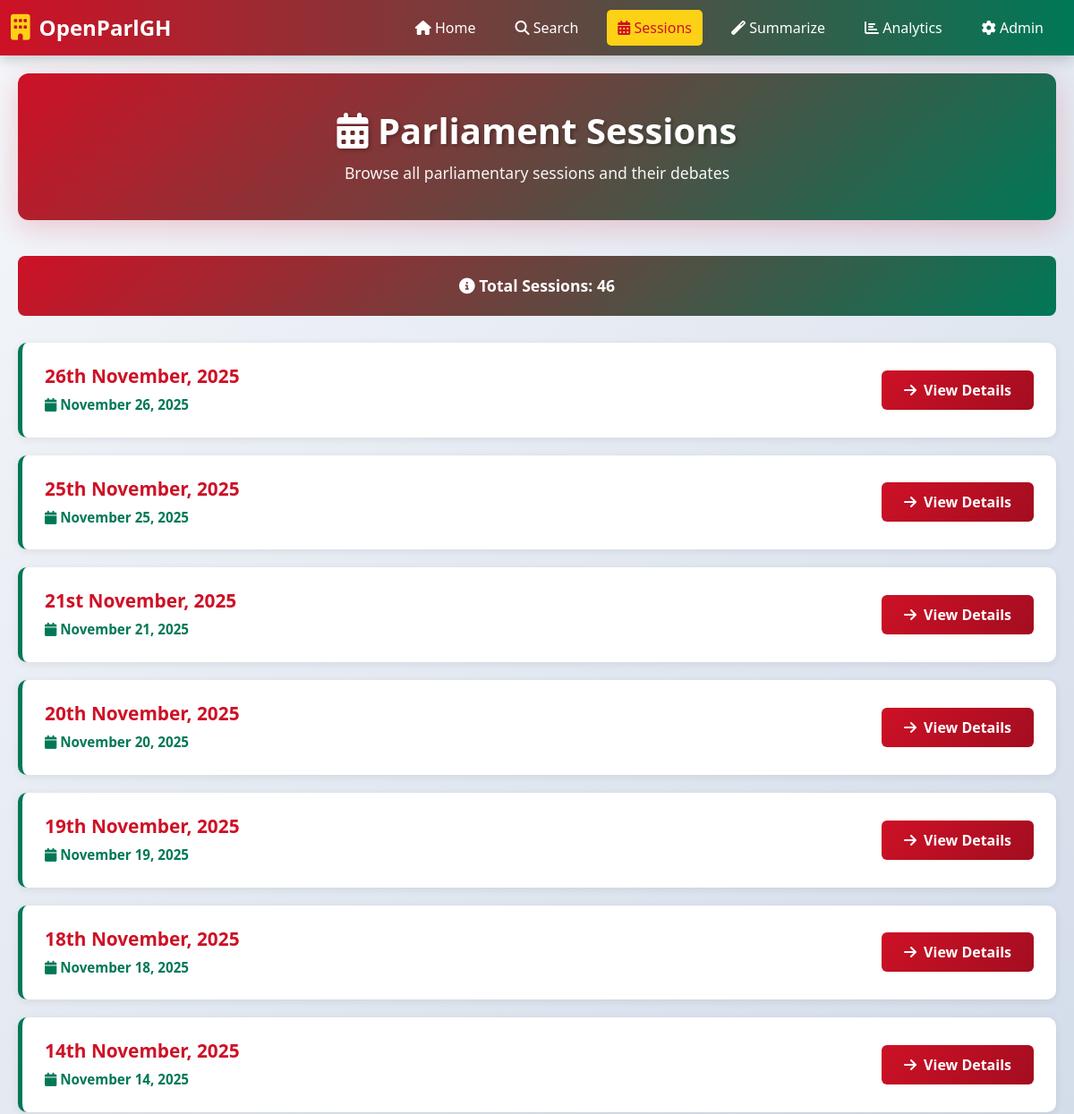
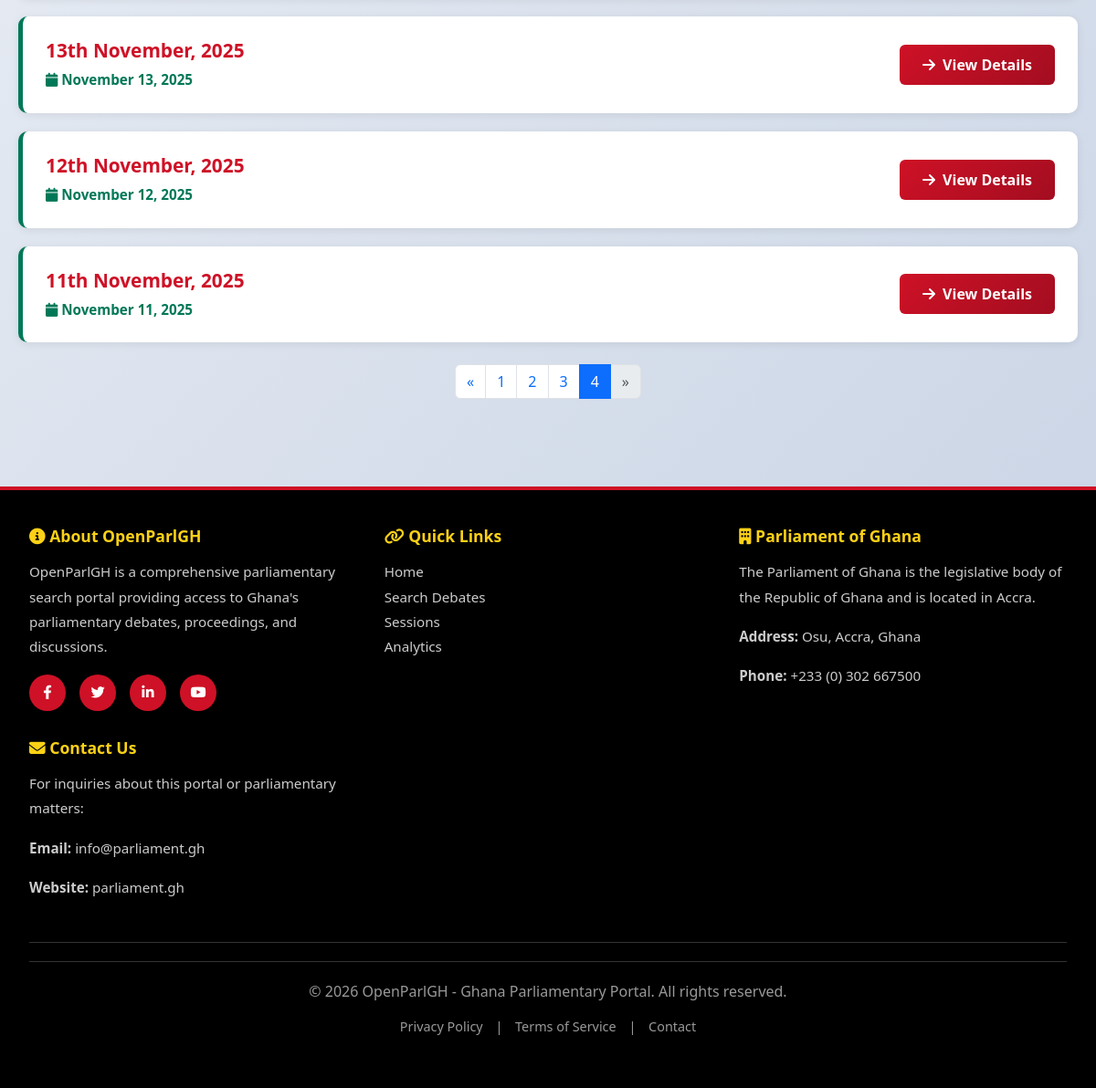
Screenshot of /sessions/?page=4 with the database file from the repository (2 pictures, top to bottom).
### app/models.py (models this page shows, shortened)
class Session(models.Model):
    parliament_number = models.IntegerField(null=True, blank=True)
    meeting_number = models.IntegerField(null=True, blank=True)
    sitting_date = models.DateField()
    title = models.CharField(max_length=255)  # e.g. "21 November, 2025"
    pdf_file = models.ForeignKey(HansardFile, on_delete=models.SET_NULL, null=True)

### app/views.py (the view)
# urls.py: path('sessions/', views.session_list, name='session_list'),
def session_list(request):
    sessions = Session.objects.all().order_by('-sitting_date')
    sessions_qs = Session.objects.all().order_by('-sitting_date')
    page = request.GET.get('page', 1)
    per_page = 12
    paginator = Paginator(sessions_qs, per_page)
    try:
        sessions = paginator.page(page)
    except PageNotAnInteger:
        sessions = paginator.page(1)
    except EmptyPage:
        sessions = paginator.page(paginator.num_pages)
    context = {
        'sessions': sessions,
        'paginator': paginator,
    }
    return render(request, 'session_list.html', context)

### app/templates/session_list.html (shortened to what this page needs)
{% extends 'base.html' %}
{% block content %}
<div class="page-header">
    <h1><i class="fas fa-calendar-alt"></i> Parliament Sessions</h1>
    <p>Browse all parliamentary sessions and their debates</p>
</div>
{% if sessions %}
<div class="sessions-count">
    <i class="fas fa-info-circle"></i> Total Sessions: <strong>{{paginator.count }}</strong>
</div>
{% for session in sessions %}
<div class="session-card">
    <div class="session-info">
        <h3>{{ session.title }}</h3>
        <div class="session-date">
            <i class="fas fa-calendar"></i> {{session.sitting_date|date:"F j, Y"}}
        </div>
    </div>
    <a href="{% url 'session_detail' session.id %}" class="session-link">
        <i class="fas fa-arrow-right"></i> View Details
    </a>
</div>
{% endfor %}
{% if sessions.has_other_pages %}
<nav aria-label="Session pagination" class="mt-4">
    <ul class="pagination justify-content-center">
        {% if sessions.has_previous %}
        <li class="page-item">
            <a class="page-link"
                href="?page={{ sessions.previous_page_number }}"
                aria-label="Previous">
                <span aria-hidden="true">&laquo;</span>
            </a>
        </li>
        {% else %}
        <li class="page-item disabled"><span
                class="page-link">&laquo;</span></li>
        {% endif %}
        {% for num in sessions.paginator.page_range %}
        {% if sessions.number == num %}
        <li class="page-item active" aria-current="page"><span
                class="page-link">{{ num }}</span></li>
        {% elif num > sessions.number|add:'-5' and num < sessions.number|add:'5'%}
        <li class="page-item"><a class="page-link" href="?page={{ num }}">{{ num}}</a></li>
        {% endif %}
        {% endfor %}
        {% if sessions.has_next %}
        <li class="page-item">
            <a class="page-link" href="?page={{ sessions.next_page_number }}"
                aria-label="Next">
                <span aria-hidden="true">&raquo;</span>
            </a>
        </li>
        {% else %}
        <li class="page-item disabled"><span
                class="page-link">&raquo;</span></li>
        {% endif %}
    </ul>
</nav>
{% endif %}
{% else %}
<div class="no-sessions">
    <i class="fas fa-calendar-times"></i>
    <h2>No Sessions Found</h2>
    <p>There are currently no parliamentary sessions available.</p>
</div>
{% endif %}
{% endblock %}

### app/templates/base.html (style rules this page uses)
:root { --ghana-red: #CE1126; --ghana-yellow: #FCD116; --ghana-green: #007857; --ghana-black: #000000; --ghana-white: #FFFFFF; --ghana-light-gray: #f5f7fa; }
* { margin: 0; padding: 0; box-sizing: border-box; }
html, body { height: 100%; }
body { font-family: 'Segoe UI', Tahoma, Geneva, Verdana, sans-serif; background: linear-gradient(135deg, #f5f7fa 0%, #c3cfe2 100%); display: flex; flex-direction: column; min-height: 100vh; }
.page-header { background: linear-gradient(135deg, var(--ghana-red) 0%, var(--ghana-green) 100%); color: var(--ghana-white); padding: 40px 20px; border-radius: 12px; margin-bottom: 40px; box-shadow: 0 8px 32px rgba(206, 17, 38, 0.2); text-align: center; }
.page-header h1 { font-size: 2.5rem; font-weight: 700; margin-bottom: 10px; text-shadow: 2px 2px 4px rgba(0, 0, 0, 0.3); }
.page-header p { font-size: 1.1rem; opacity: 0.95; margin: 0; }

### app/templates/session_list.html (style rules this page uses)
.session-card { background: var(--ghana-white); padding: 25px; margin-bottom: 20px; border-radius: 10px; box-shadow: 0 2px 10px rgba(0, 0, 0, 0.08); border-left: 5px solid var(--ghana-green); transition: all 0.3s ease; display: flex; justify-content: space-between; align-items: center; }
.session-info h3 { color: var(--ghana-red); font-size: 1.3rem; font-weight: 700; margin-bottom: 8px; }
.session-date { color: var(--ghana-green); font-weight: 600; font-size: 0.95rem; }
.session-link { background: linear-gradient(135deg, var(--ghana-red) 0%, #a30d20 100%); color: var(--ghana-white); padding: 10px 25px; border-radius: 6px; text-decoration: none; font-weight: 600; transition: all 0.3s ease; display: inline-flex; align-items: center; gap: 8px; white-space: nowrap; }
.sessions-count { background: linear-gradient(135deg, var(--ghana-red) 0%, var(--ghana-green) 100%); color: var(--ghana-white); padding: 20px; border-radius: 8px; margin-bottom: 30px; text-align: center; font-size: 1.1rem; font-weight: 600; }

### rows the page displays
Session: title "26th November, 2025", sitting_date "November 26, 2025"
Session: title "25th November, 2025", sitting_date "November 25, 2025"
Session: title "21st November, 2025", sitting_date "November 21, 2025"
Session: title "20th November, 2025", sitting_date "November 20, 2025"
Session: title "19th November, 2025", sitting_date "November 19, 2025"
Session: title "18th November, 2025", sitting_date "November 18, 2025"
Session: title "14th November, 2025", sitting_date "November 14, 2025"
Session: title "13th November, 2025", sitting_date "November 13, 2025"
Session: title "12th November, 2025", sitting_date "November 12, 2025"
Session: title "11th November, 2025", sitting_date "November 11, 2025"

### other values shown
{{ paginator.count }} "46"
{{ num }} "1" "2" "3"
{{ num }} "4"
